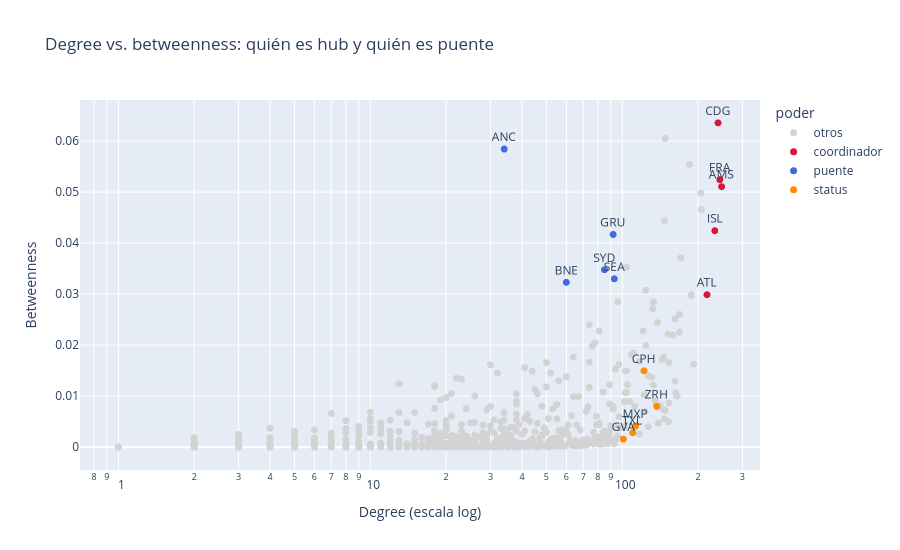

Notebook source saved alongside this figure:
### Markdown cell above
### Interpretación: las tres formas de poder en una red de rutas aéreas

| Forma de poder | Qué significa en OpenFlights | Aeropuertos |
|---|---|---|
| **Coordinador** (alto degree) | Aeropuerto con más rutas directas: concentra la oferta. | AMS (248 conexiones), FRA (244), CDG (240), ISL (233), ATL (217) |
| **Puente** (alto betweenness, degree moderado) | Muchos recorridos mínimos entre otros aeropuertos pasan por él, aunque tenga pocas conexiones. | ANC (34 conexiones, puesto 284 en degree y 3 en betweenness), BNE, SYD, GRU, SEA |
| **Status** (alto eigenvector, degree moderado) | Está conectado a los aeropuertos más conectados, es decir, pertenece al núcleo sin ser el mayor hub. | GVA, TXL, MXP, CPH, ZRH |

- **El poder de coordinador y el de puente son distintos.** Los cinco coordinadores son los hubs más grandes, pero solo CDG está entre los puentes más fuertes. ANC, con 34 conexiones, es el tercer aeropuerto por betweenness en toda la red.
- **Los puentes son candidatos a "aeropuerto crítico".** Si desaparece un coordinador, la red pierde muchas rutas pero sigue conectada por los demás hubs; si desaparece un puente, se alargan o se cortan recorridos entre regiones. Esto conecta directamente con la pregunta del proyecto y con la simulación de fragmentación del Hito 2.
- **Hipótesis a contrastar en la sección 4:** que los puentes conecten regiones del mundo (comunidades) y que los aeropuertos con status sean los grandes aeropuertos secundarios de Europa.

### Code cell
# 3.5 Dispersión degree vs. betweenness. Cada punto es un aeropuerto; coloreamos las tres formas de poder.
import plotly.express as px
import plotly.graph_objects as go

# Forma de poder de cada aeropuerto destacado; el resto queda como "otros"
poder = pd.Series("otros", index=df_nodos.index)
poder[estatus.index] = "status"
poder[puentes.index] = "puente"
poder[coordinadores.index] = "coordinador"
df_nodos["poder"] = poder
df_nodos["texto"] = np.where(poder != "otros", df_nodos["etiqueta"], "")   # solo rotulamos los destacados

orden = ["otros", "coordinador", "puente", "status"]       # "otros" se dibuja primero, los destacados encima
datos = df_nodos.sort_values("poder", key=lambda s: s.map({k: i for i, k in enumerate(orden)}))

fig = px.scatter(
    datos, x="degree", y="betweenness", color="poder", text="texto",
    hover_name="etiqueta", hover_data=["ciudad", "pais"],
    log_x=True,                                              # degree en escala log: hay aeropuertos de 1 a 248 conexiones
    category_orders={"poder": orden},
    color_discrete_map={"otros": "lightgray", "coordinador": "crimson", "puente": "royalblue", "status": "darkorange"},
    title="Degree vs. betweenness: quién es hub y quién es puente",
)
fig.update_traces(textposition="top center", marker=dict(size=7))
fig.update_layout(xaxis_title="Degree (escala log)", yaxis_title="Betweenness", height=550)
fig.show()

### Figure 1 — Plotly figure (JSON) as saved in the notebook; plotly's stock layout.template omitted (floating-point values rounded to 4 significant figures; data arrays with more than 128 entries replaced by an {"elided": "..."} marker saying what was removed)
{"data": [{"customdata": {"elided": "3199x2 str values"}, "hovertemplate": "<b>%{hovertext}</b><br><br>poder=otros<br>degree=%{x}<br>betweenness=%{y}<br>texto=%{text}<br>ciudad=%{customdata[0]}<br>pais=%{customdata[1]}<extra></extra>", "hovertext": {"elided": "3199 str values"}, "legendgroup": "otros", "marker": {"color": "lightgray", "size": 7, "symbol": "circle"}, "mode": "markers+text", "name": "otros", "showlegend": true, "text": {"elided": "3199 str values"}, "textposition": "top center", "type": "scattergl", "x": {"elided": "3199 int values"}, "xaxis": "x", "y": {"elided": "3199 float values"}, "yaxis": "y"}, {"customdata": [["Paris", "France"], ["Istanbul", "Turkey"], ["Atlanta", "United States"], ["Amsterdam", "Netherlands"], ["Frankfurt", "Germany"]], "hovertemplate": "<b>%{hovertext}</b><br><br>poder=coordinador<br>degree=%{x}<br>betweenness=%{y}<br>texto=%{text}<br>ciudad=%{customdata[0]}<br>pais=%{customdata[1]}<extra></extra>", "hovertext": ["CDG", "ISL", "ATL", "AMS", "FRA"], "legendgroup": "coordinador", "marker": {"color": "crimson", "size": 7, "symbol": "circle"}, "mode": "markers+text", "name": "coordinador", "showlegend": true, "text": ["CDG", "ISL", "ATL", "AMS", "FRA"], "textposition": "top center", "type": "scattergl", "x": [240, 233, 217, 248, 244], "xaxis": "x", "y": [0.06356, 0.04243, 0.02988, 0.05106, 0.05243], "yaxis": "y"}, {"customdata": [["Sao Paulo", "Brazil"], ["Brisbane", "Australia"], ["Sydney", "Australia"], ["Seattle", "United States"], ["Anchorage", "United States"]], "hovertemplate": "<b>%{hovertext}</b><br><br>poder=puente<br>degree=%{x}<br>betweenness=%{y}<br>texto=%{text}<br>ciudad=%{customdata[0]}<br>pais=%{customdata[1]}<extra></extra>", "hovertext": ["GRU", "BNE", "SYD", "SEA", "ANC"], "legendgroup": "puente", "marker": {"color": "royalblue", "size": 7, "symbol": "circle"}, "mode": "markers+text", "name": "puente", "showlegend": true, "text": ["GRU", "BNE", "SYD", "SEA", "ANC"], "textposition": "top center", "type": "scattergl", "x": [92, 60, 85, 93, 34], "xaxis": "x", "y": [0.04169, 0.0323, 0.03477, 0.033, 0.05843], "yaxis": "y"}, {"customdata": [["Milano", "Italy"], ["Copenhagen", "Denmark"], ["Geneva", "Switzerland"], ["Zurich", "Switzerland"], ["Berlin", "Germany"]], "hovertemplate": "<b>%{hovertext}</b><br><br>poder=status<br>degree=%{x}<br>betweenness=%{y}<br>texto=%{text}<br>ciudad=%{customdata[0]}<br>pais=%{customdata[1]}<extra></extra>", "hovertext": ["MXP", "CPH", "GVA", "ZRH", "TXL"], "legendgroup": "status", "marker": {"color": "darkorange", "size": 7, "symbol": "circle"}, "mode": "markers+text", "name": "status", "showlegend": true, "text": ["MXP", "CPH", "GVA", "ZRH", "TXL"], "textposition": "top center", "type": "scattergl", "x": [113, 122, 101, 137, 110], "xaxis": "x", "y": [0.004135, 0.01496, 0.001575, 0.007982, 0.002829], "yaxis": "y"}], "layout": {"height": 550, "legend": {"title": {"text": "poder"}, "tracegroupgap": 0}, "title": {"text": "Degree vs. betweenness: quién es hub y quién es puente"}, "xaxis": {"anchor": "y", "domain": [0, 1], "title": {"text": "Degree (escala log)"}, "type": "log"}, "yaxis": {"anchor": "x", "domain": [0, 1], "title": {"text": "Betweenness"}}}}
